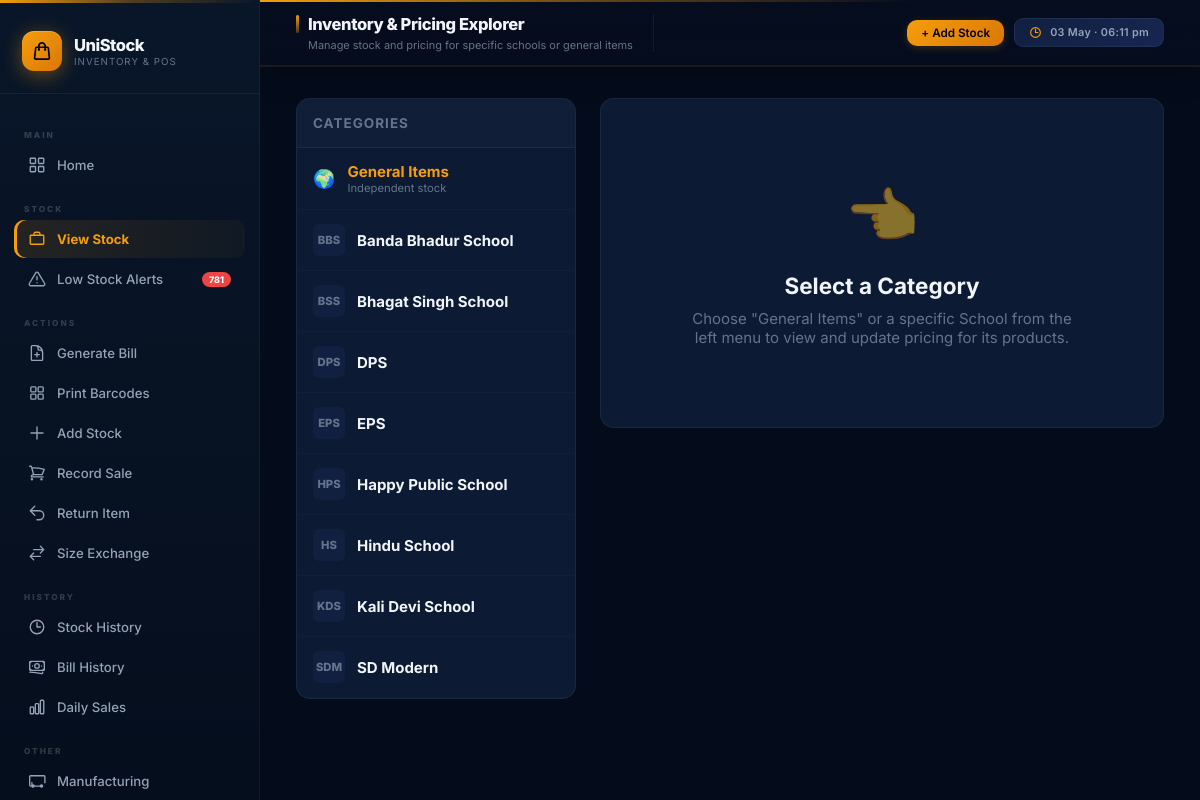
Screenshot of /inventory/ with the database file from the repository.
### schools/models.py (models this page shows, shortened)
class School(models.Model):
    name = models.CharField(max_length=100)
    code = models.CharField(max_length=20)
    class Meta:
        ordering = ['name']

### dashboard/views.py (the view)
# urls.py: path('inventory/', views.inventory_browse, name='inventory_browse'),
def inventory_browse(request):
    qs = SchoolProduct.objects.select_related('school', 'product', 'size')
    school_id = request.GET.get('school')
    product_id = request.GET.get('product')
    status = request.GET.get('status')
    if school_id:
        if school_id == 'general':
            qs = qs.filter(school__isnull=True)
        else:
            qs = qs.filter(school_id=school_id)
    if product_id:
        qs = qs.filter(product_id=product_id)
    if status == 'low':
        qs = qs.filter(stock__lte=F('low_stock_threshold'), stock__gt=0)
    elif status == 'out':
        qs = qs.filter(stock=0)
    elif status == 'ok':
        qs = qs.filter(stock__gt=F('low_stock_threshold'))
    paginator = Paginator(qs, 500)
    page = request.GET.get('page', 1)
    items = paginator.get_page(page)
    ctx = {
        'items': items,
        'schools': School.objects.all(),
        'products': Product.objects.all(),
        'selected_school': school_id or '',
        'selected_product': product_id or '',
        'selected_status': status or '',
        'total_count': paginator.count,
    }
    return render(request, 'inventory/browse.html', ctx)

### dashboard/context_processors.py (called while the page is built)
def global_stats(request):
    try:
        low_stock_count = SchoolProduct.objects.filter(stock__lte=F('low_stock_threshold')).count()
    except Exception:
        low_stock_count = 0
    return {'low_stock_count': low_stock_count}

### templates/inventory/browse.html (shortened to what this page needs)
{% extends 'base.html' %}
{% block nav_inventory %}active{% endblock %}
{% block page_title %}Inventory & Pricing Explorer{% endblock %}
{% block page_sub %}Manage stock and pricing for specific schools or general items{% endblock %}
{% block topbar_actions %}<a href="{% url 'stock_in' %}" class="btn btn-primary btn-sm">+ Add Stock</a>{% endblock %}
{% block content %}
<div style="display: flex; gap: 24px; align-items: flex-start;">
  <div class="card" style="flex: 0 0 280px; padding: 0; overflow: hidden; position: sticky; top: 20px;">
    <div style="padding: 16px; background: rgba(255,255,255,0.02); border-bottom: 1px solid var(--border);">
      <h3 style="margin: 0; font-size: 0.9rem; color: var(--text-muted); text-transform: uppercase; letter-spacing: 1px;">Categories</h3>
    </div>
    <div style="max-height: calc(100vh - 200px); overflow-y: auto;">
      <a href="?school=general" class="sidebar-item {% if selected_school == 'general' %}active{% endif %}">
        <div style="font-size: 1.2rem; margin-right: 12px;">🌍</div>
        <div>
          <div style="font-weight: 700; color: var(--gold);">General Items</div>
          <div style="font-size: 0.75rem; color: var(--text-muted);">Independent stock</div>
        </div>
      </a>
      {% for s in schools %}
      <a href="?school={{ s.id }}" class="sidebar-item {% if selected_school == s.id|stringformat:'s' %}active{% endif %}">
        <div style="width: 32px; height: 32px; background: var(--surface-2); border-radius: 6px; display: flex; align-items: center; justify-content: center; margin-right: 12px; font-weight: 800; font-size: 0.75rem; color: var(--text-muted);">
          {{ s.code }}
        </div>
        <div>
          <div style="font-weight: 700; color: var(--text);">{{ s.name }}</div>
        </div>
      </a>
      {% endfor %}
    </div>
  </div>
  <div style="flex: 1;">
    {% if not selected_school %}
      <div class="card" style="text-align: center; padding: 80px 20px;">
        <div style="font-size: 4rem; opacity: 0.5; margin-bottom: 20px;">👈</div>
        <h2 style="margin: 0 0 10px 0;">Select a Category</h2>
        <p style="color: var(--text-muted); max-width: 400px; margin: 0 auto;">Choose "General Items" or a specific School from the left menu to view and update pricing for its products.</p>
      </div>
    {% endif %}
  </div>
</div>
{% endblock %}

### static/css/style.css (style rules this page uses)
:root { --bg: #040c1c; --surface: #0c1a33; --surface-2: #112040; --surface-3: #162650; --border: rgba(255,255,255,0.06); --border-hover:rgba(255,255,255,0.14); --gold: #f59e0b; --gold-light: #fbbf24; --gold-dim: rgba(245,158,11,0.10); --emerald: #10b981; --emerald-dim: rgba(16,185,129,0.10); --red: #ef4444; --red-dim: rgba(239,68,68,0.10); --amber: #f59e0b; --blue: #3b82f6; --purple: #a855f7; --text: #f1f5f9; --text-muted: #64748b; --text-dim: #94a3b8; --sidebar-w: 260px; --radius: 14px; --radius-sm: 10px; --shadow: 0 8px 32px rgba(0,0,0,0.3); --transition: 0.25s cubic-bezier(0.4,0,0.2,1); }
*, *::before, *::after { box-sizing: border-box; margin: 0; padding: 0; }
html { font-size: 15px; }
body { font-family: 'Inter', -apple-system, sans-serif; background: var(--bg); color: var(--text); min-height: 100vh; display: flex; }
a { text-decoration: none; color: inherit; }
.card { background: var(--surface); border: 1px solid var(--border); border-radius: var(--radius); padding: 24px; transition: border-color var(--transition); }
.btn { display: inline-flex; align-items: center; gap: 7px; padding: 11px 22px; border-radius: var(--radius-sm); font-size: 0.88rem; font-weight: 600; border: none; transition: all var(--transition); white-space: nowrap; }
.btn-primary { background: linear-gradient(135deg, var(--gold), #d97706); color: #000; box-shadow: 0 2px 8px rgba(245,158,11,0.2); }
.btn-sm { font-size: 0.78rem; padding: 6px 14px; }
.card { transition: border-color 0.25s, box-shadow 0.25s; }

### templates/inventory/browse.html (style rules this page uses)
.sidebar-item { display: flex; align-items: center; padding: 14px 16px; text-decoration: none; border-bottom: 1px solid rgba(255,255,255,0.02); transition: background 0.1s, padding-left 0.2s; }

### rows the page displays
School: code "BBS", name "Banda Bhadur School"
School: code "BSS", name "Bhagat Singh School"
School: code "DPS", name "DPS"
School: code "EPS", name "EPS"
School: code "HPS", name "Happy Public School"
School: code "HS", name "Hindu School"
School: code "KDS", name "Kali Devi School"
School: code "SDM", name "SD Modern"

### other values shown
{{ low_stock_count }} "781"
